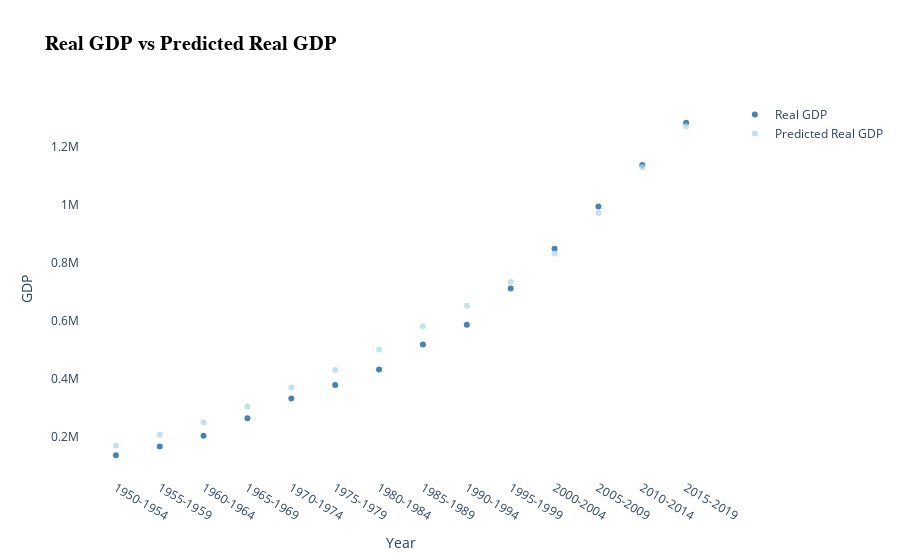

The notebook cell this image was saved under:
### Code cell
# Actual Real GDP vs Predicted Real GDP 
import plotly.graph_objs as go

# Scatter plot for Real GDP
scatter_real_gdp = go.Scatter(
    x=aus_grouped_df['Year'],
    y=aus_grouped_df['Real GDP'],
    mode='markers',
    name='Real GDP',
    marker=dict(color='#4682B4')
)

# Scatter plot for Predicted Real GDP
scatter_predicted_gdp = go.Scatter(
    x=aus_grouped_df['Year'],
    y=aus_grouped_df['Predicted_Real_GDP'],
    mode='markers',
    name='Predicted Real GDP',
    marker=dict(color='#ADD8E6', opacity=0.75)
)

# Create layout
layout = go.Layout(
    title='Real GDP vs Predicted Real GDP',
    xaxis=dict(title='Year', tickformat='%Y'),
    yaxis=dict(title='GDP')
)

# Create figure and add scatter plots
fig = go.Figure(data=[scatter_real_gdp, scatter_predicted_gdp], layout=layout)

fig.update_layout(
    plot_bgcolor='rgba(0,0,0,0)',
    title_font=dict(family='sans-serif', size=20, color='black', weight='bold')
)

# Show the figure
fig.show()

### Figure 1 — Plotly figure (JSON) as saved in the notebook; plotly's stock layout.template omitted (floating-point values rounded to 4 significant figures)
{"data": [{"marker": {"color": "#4682B4"}, "mode": "markers", "name": "Real GDP", "type": "scatter", "x": ["1950-1954", "1955-1959", "1960-1964", "1965-1969", "1970-1974", "1975-1979", "1980-1984", "1985-1989", "1990-1994", "1995-1999", "2000-2004", "2005-2009", "2010-2014", "2015-2019"], "y": [134500.0, 164800.0, 202500.0, 262100.0, 330100.0, 377400.0, 430600.0, 516400.0, 584400.0, 710000.0, 846500.0, 992800.0, 1136000.0, 1282000.0]}, {"marker": {"color": "#ADD8E6", "opacity": 0.75}, "mode": "markers", "name": "Predicted Real GDP", "type": "scatter", "x": ["1950-1954", "1955-1959", "1960-1964", "1965-1969", "1970-1974", "1975-1979", "1980-1984", "1985-1989", "1990-1994", "1995-1999", "2000-2004", "2005-2009", "2010-2014", "2015-2019"], "y": [168700.0, 205900.0, 248500.0, 302700.0, 368700.0, 428800.0, 499300.0, 579200.0, 650200.0, 731900.0, 830800.0, 969900.0, 1128000.0, 1269000.0]}], "layout": {"plot_bgcolor": "rgba(0,0,0,0)", "title": {"font": {"color": "black", "family": "sans-serif", "size": 20, "weight": "bold"}, "text": "Real GDP vs Predicted Real GDP"}, "xaxis": {"tickformat": "%Y", "title": {"text": "Year"}}, "yaxis": {"title": {"text": "GDP"}}}}
